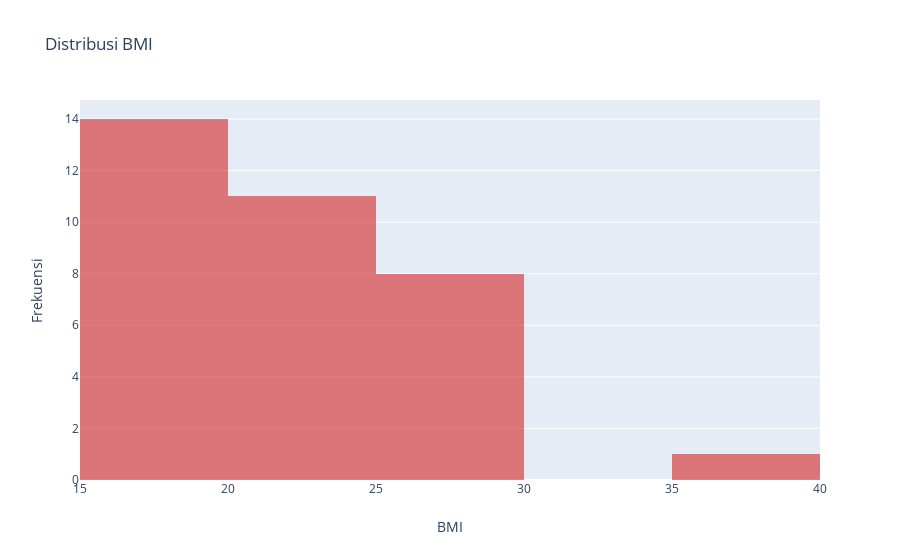

Notebook cell for this chart:
### Code cell
data = [go.Histogram(
    x = df['bmi'],
    marker = dict(color='#d62728', opacity=0.6)
)]

layout = go.Layout(title="Distribusi BMI",
                   xaxis=dict(title='BMI'),
                   yaxis=dict(title='Frekuensi'),
#                   margin=dict(l=0), 
#                   width=500, 
#                   height=400
                  )
fig = go.Figure(data=data, layout=layout)
iplot(fig, filename='dist-bmi')

### Figure 1 — Plotly figure (JSON) as saved in the notebook; plotly's stock layout.template omitted (floating-point values rounded to 4 significant figures)
{"data": [{"marker": {"color": "#d62728", "opacity": 0.6}, "type": "histogram", "x": [23.72, 20.45, 22.15, 27.36, 20.57, 16.14, 21.37, 20.78, 26.83, 27.14, 28.4, 27.34, 20.86, 24.8, 16.41, 17.26, 15.82, 18.94, 35.75, 18.83, 20.2, 18.37, 26.84, 18.82, 17.51, 17.3, 27.55, 15.76, 21.7, 19.03, 18.42, 22.15, 16.77, 29.02]}], "layout": {"title": {"text": "Distribusi BMI"}, "xaxis": {"title": {"text": "BMI"}}, "yaxis": {"title": {"text": "Frekuensi"}}}}
